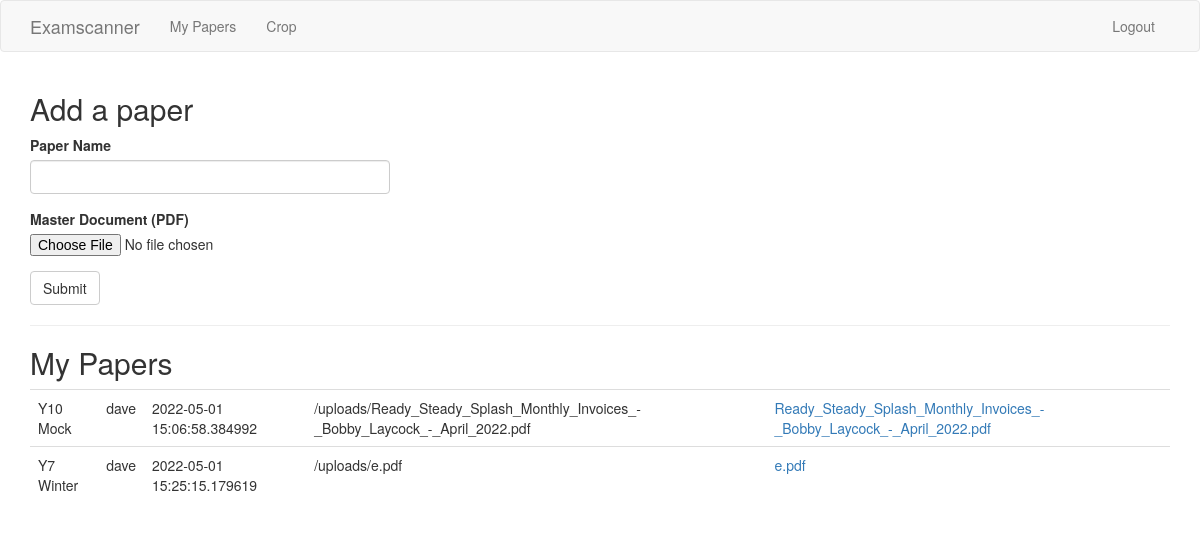
Page /user/dave (signed in) on the earlier database version.
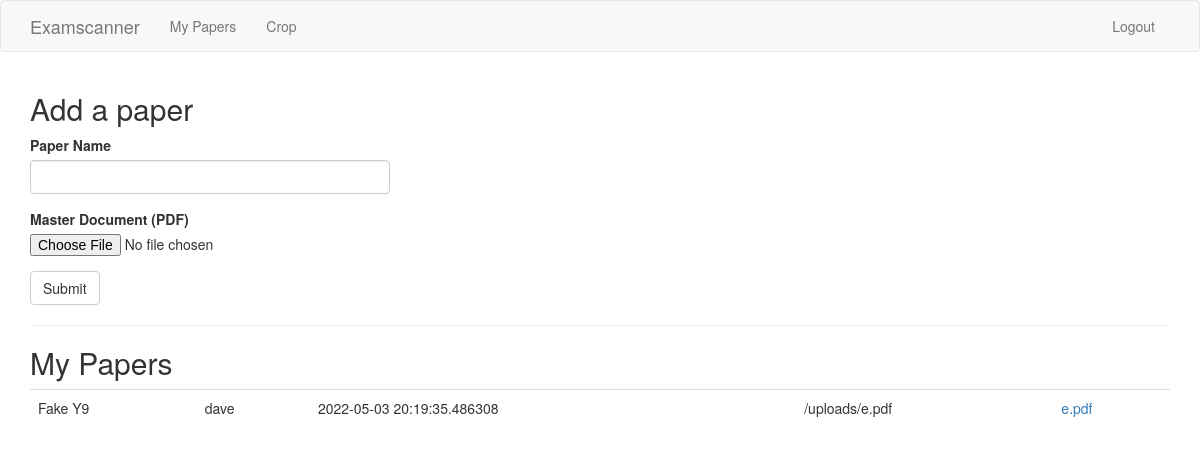
Same page on the later database version.
### app/models.py (models this page shows, shortened)
class Paper(db.Model):
    id = db.Column(db.Integer, primary_key=True)
    paper_name = db.Column(db.String(140))
    filename = db.Column(db.String(300))
    created_time = db.Column(db.DateTime, index=True, default=datetime.utcnow)
    user_id = db.Column(db.Integer, db.ForeignKey('user.id'))

class User(UserMixin, db.Model):
    id = db.Column(db.Integer, primary_key=True)
    username = db.Column(db.String(64), index=True, unique=True)
    email = db.Column(db.String(120), index=True, unique=True)
    password_hash = db.Column(db.String(128))
    papers = db.relationship('Paper', backref='author', lazy='dynamic')

### app/routes.py (the view, shortened to what this page needs)
@app.route('/user/<username>', methods=['GET', 'POST'])
@login_required
def user(username):
    user = User.query.filter_by(username=username).first_or_404()
    papers=user.papers.all()
    form = PaperForm()
    return render_template('user.html', user=user, form=form, papers=papers)

### app/forms.py
class PaperForm(FlaskForm):
    paper = StringField('Paper Name', validators=[DataRequired(), Length(min=1, max=140)])
    file = FileField('Master Document (PDF)', validators=[FileRequired(), FileAllowed(['pdf'], 'PDF Document only!')])
    submit = SubmitField('Submit')

### app/models.py (called while the page is built)
@login.user_loader
def load_user(id):
    return User.query.get(int(id))

### app/templates/user.html
{% extends "base.html" %}
{% import 'bootstrap/wtf.html' as wtf %}
{% block app_content %}
<h2>Add a paper</h2>
<div class="row">
    <div class="col-md-4">
        {{ wtf.quick_form(form) }}
    </div>
</div>
<hr>
<h2>My Papers</h2>
<table class="table">
    {% for paper in papers %}
    <tr valign="top">
        <td>{{ paper.paper_name }}</td>
        <td>{{ paper.author.username }}</td>
        <td>{{ paper.created_time }}</td>
        <td>{{ url_for('upload', filename=paper.filename) }}</td>
        <td><a href="{{ url_for('upload', filename=paper.filename) }}">{{ paper.filename }}</a></td>
    </tr>
    {% endfor %}
</table>
{% endblock %}

### app/templates/base.html (shortened to what this page needs)
{% extends 'bootstrap/base.html' %}
{% block navbar %}
    <nav class="navbar navbar-default">
        <div class="container">
            <div class="navbar-header">
                <a class="navbar-brand" href="{{ url_for('index') }}">Examscanner</a>
            </div>
            <div class="collapse navbar-collapse" id="bs-example-navbar-collapse-1">
                <ul class="nav navbar-nav">
                    <li><a href="{{ url_for('user', username=current_user.username) }}">My Papers</a></li>
                    <li><a href="{{ url_for('crop') }}">Crop</a></li>
                </ul>
                <ul class="nav navbar-nav navbar-right">
                    {% if current_user.is_anonymous %}
                    <li><a href="{{ url_for('login') }}">Login</a></li>
                    {% else %}
                    <li><a href="{{ url_for('logout') }}">Logout</a></li>
                    {% endif %}
                </ul>
            </div>
        </div>
    </nav>
{% endblock %}
{% block content %}
 <link href='https://cdnjs.cloudflare.com/ajax/libs/cropperjs/1.5.6/cropper.min.css' rel='stylesheet'>
    <div class="container">
        {% block app_content %}{% endblock %}
    </div>
{% endblock %}

Differences in the rows shown:
removed Paper: paper_name "Y10 Mock", author.username "dave", created_time "2022-05-01 15:06:58.384992", filename "/uploads/Ready_Steady_Splash_Monthly_Invoices_-_Bobby_Laycock_-_April_2022.pdf", filename "Ready_Steady_Splash_Monthly_Invoices_-_Bobby_Laycock_-_April_2022.pdf"
removed Paper: paper_name "Y7 Winter", author.username "dave", created_time "2022-05-01 15:25:15.179619", filename "/uploads/e.pdf", filename "e.pdf"
added Paper: paper_name "Fake Y9", author.username "dave", created_time "2022-05-03 20:19:35.486308", filename "/uploads/e.pdf", filename "e.pdf"
